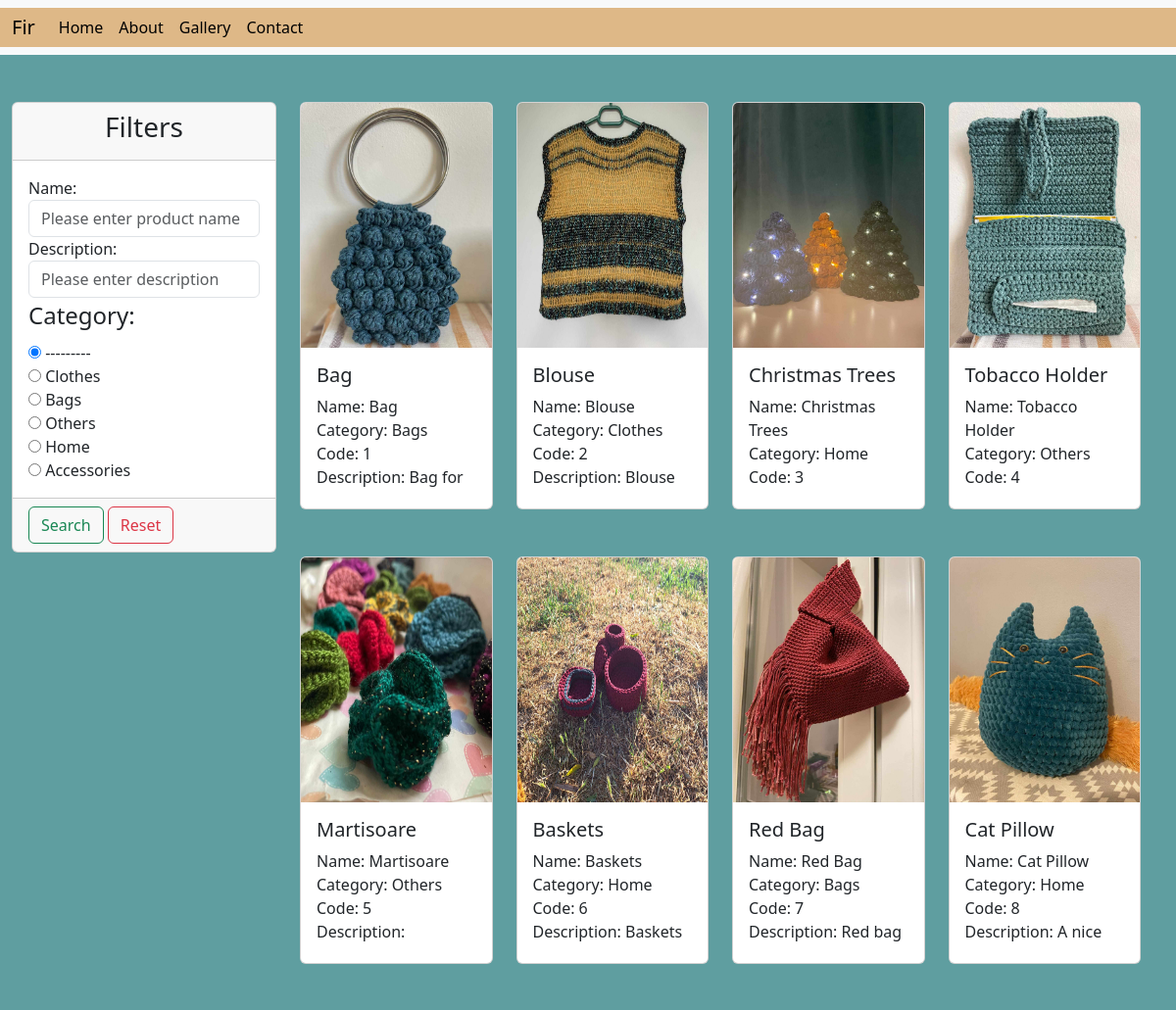
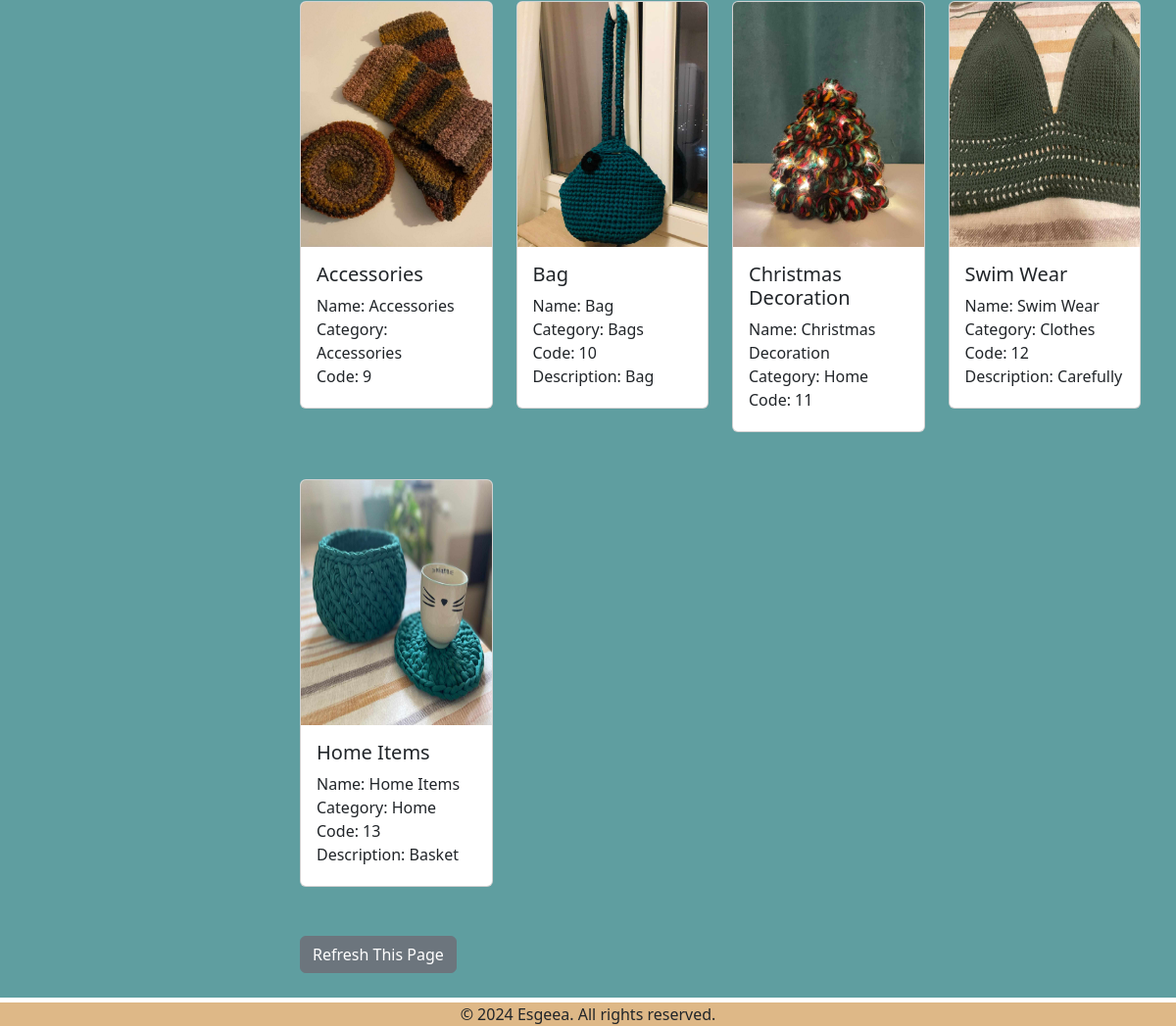
Page /gallery/ on the committed database (2 pictures, top to bottom).
### products/models.py (models this page shows)
class Category(models.Model):
    name = models.CharField(max_length=255)
    def __str__(self):
        return self.name

class Product(models.Model):
    name = models.CharField(max_length=255)
    description = models.TextField()
    image = models.ImageField(upload_to='static/products/')
    category = models.ForeignKey(Category, on_delete=models.CASCADE)
    code = models.CharField(max_length=10, unique=True)  # id that will be shown in the website
    def __str__(self):
        return self.name

### products/views.py (the view)
# urls.py: path('gallery/', views.ProductListView.as_view(), name='gallery_page'),
class ProductListView(ListView):
    template_name = 'gallery/gallery.html'
    model = Product
    context_object_name = 'all_products'
    def get_queryset(self):
        return Product.objects.filter()
    def get_context_data(self, **kwargs):
        data = super().get_context_data(**kwargs)
        products = Product.objects.filter()
        myFilter = ProductFilter(self.request.GET, queryset=products)
        products = myFilter.qs
        data['all_products'] = products
        data['filters'] = myFilter.form
        return data

### templates/gallery/gallery.html (shortened to what this page needs)
{% extends 'base.html' %}
{% load static %}
{% block content %}
    <div class="container-fluid">
        <div class="row" style="background-color: cadetblue; padding-bottom: 25px">
            <div class="row">
                <div class="col-md-3 gy-5">
                    <div class="card">
                        <div class="card-header">
                            <h3 class="text-center">Filters</h3>
                        </div>
                        <form method="get">
                            <div class="card-body">
                                {{ filters }}
                            </div>
                            <div class="card-footer">
                                <button type="submit" class="btn btn-outline-success">Search</button>
                                <a href="{% url 'gallery_page' %}" class="btn btn-outline-danger">Reset</a>
                            </div>
                        </form>
                    </div>
                </div>
                <div class="col-md-9">
                <div class="row">
                    {% if all_products %}
                        {% for product in all_products %}
                            <div class="col-md-3 gy-5">
                                <div class="card" >
                                    <a href="{{ product.image.url }}"><img src="{{ product.image.url }}" class="card-img-top" alt="gallery image" height="250"></a>
                                  <div class="card-body">
                                    <h5 class="card-title">{{ product }}</h5>
                                      <div style="overflow-y: auto; height: 100px">
                                        <p class="card-text">
                                            Name: {{ product.name }} <br>
                                            Category: {{ product.category }} <br>
                                            Code: {{ product.code }} <br>
                                            Description: {{ product.description }} <br>
                                        </p>
                                      </div>
                                  </div>
                                </div>
                            </div>
                        {% endfor %}
                    {% else %}
                        <div class="text-center">
                            No data available
                        </div>
                    {% endif %}
                     <div class="col-md-12" style="text-align: left; margin-top: 50px">
                        <a href="{% url 'gallery_page' %}"><button type="button" class="btn btn-secondary">Refresh This Page</button></a>
                    </div>
                </div>
            </div>
            </div>
        </div>
    </div>
{% endblock %}

### rows in the picture
Product: image (picture), name "Bag", category "Bags", code "1", description "Bag for…"
Product: image (picture), name "Blouse", category "Clothes", code "2", description "Blouse…"
Product: image (picture), name "Christmas Trees", category "Home", code "3"
Product: image (picture), name "Tobacco Holder", category "Others", code "4"
Product: image (picture), name "Martisoare", category "Others", code "5"
Product: image (picture), name "Baskets", category "Home", code "6", description "Baskets…"
Product: image (picture), name "Red Bag", category "Bags", code "7", description "Red bag…"
Product: image (picture), name "Cat Pillow", category "Home", code "8", description "A nice…"
Product: image (picture), name "Accessories", category "Accessories", code "9"
Product: image (picture), name "Bag", category "Bags", code "10", description "Bag…"
Product: image (picture), name "Christmas Decoration", category "Home", code "11"
Product: image (picture), name "Swim Wear", category "Clothes", code "12", description "Carefully…"
Product: image (picture), name "Home Items", category "Home", code "13", description "Basket…"
